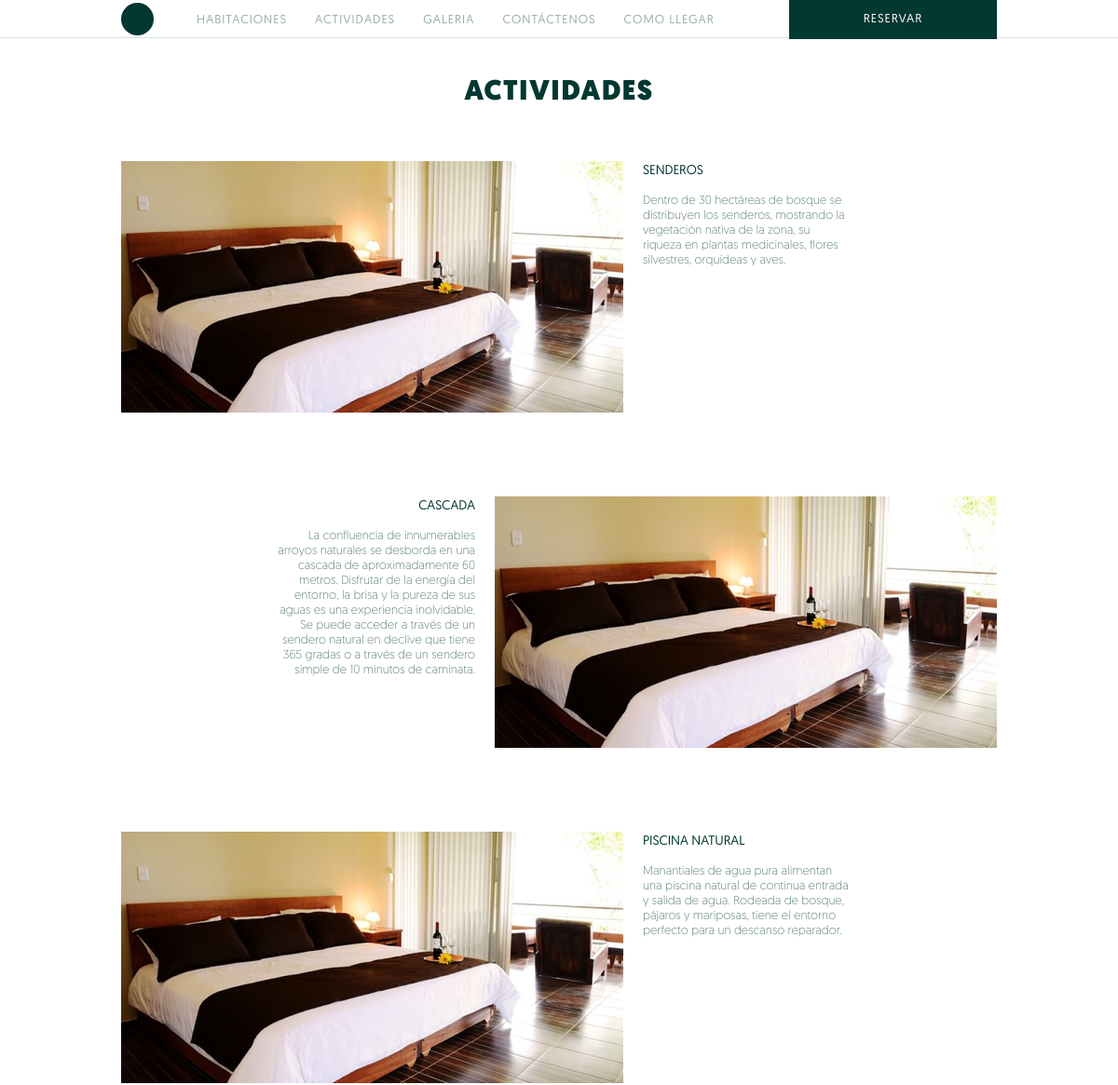
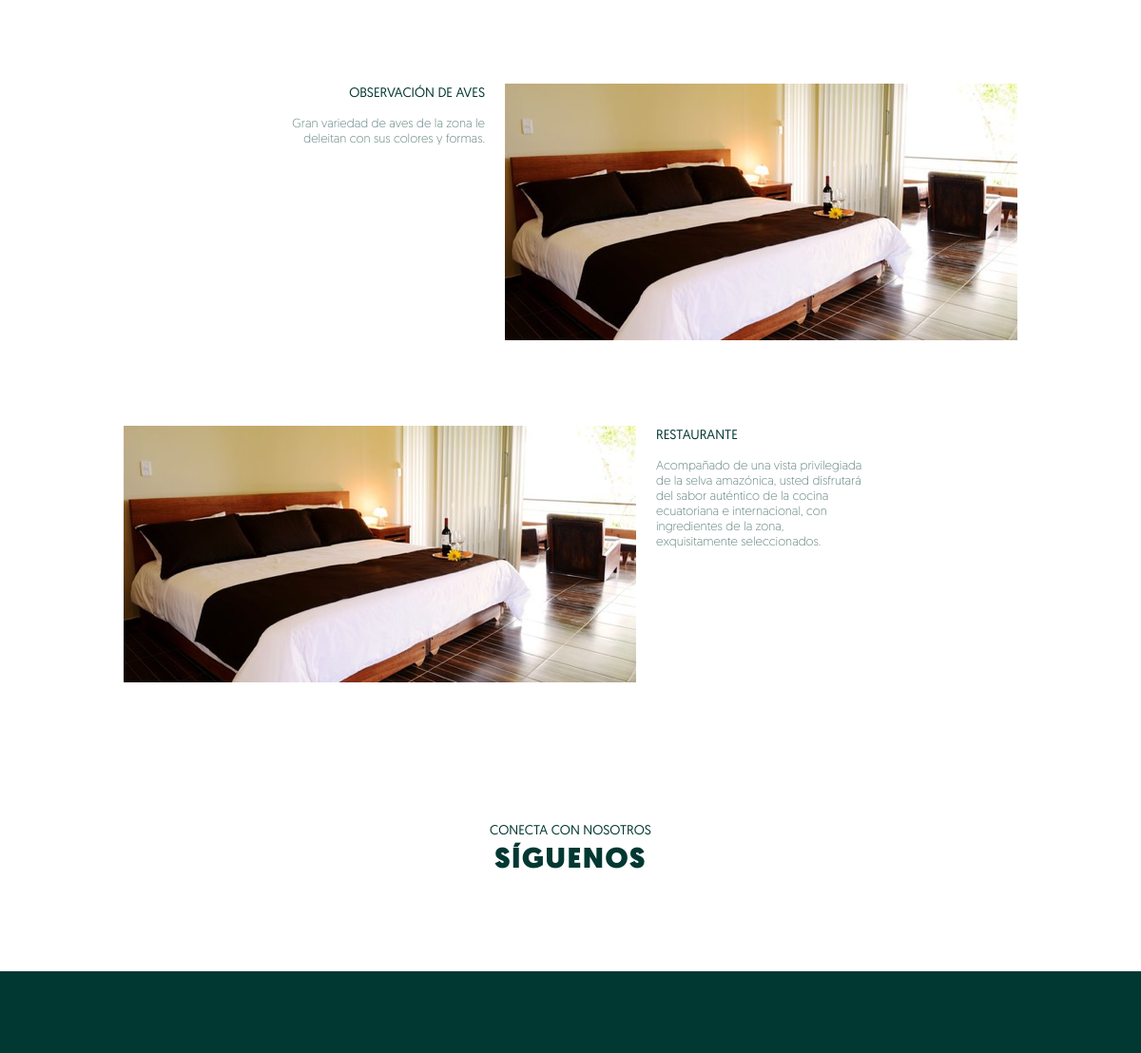
The page /index.php/activities on the database its author committed (2 pictures, top to bottom).
### tables this page shows
CREATE TABLE IF NOT EXISTS `activities` (
  `id` int(100) NOT NULL AUTO_INCREMENT,
  `name` varchar(5000) NOT NULL,
  `description` varchar(5000) NOT NULL,
  `img` varchar(5000) NOT NULL,
  PRIMARY KEY (`id`)
);

### application/controllers/activities.php (called while the page is built)
<?php if ( ! defined('BASEPATH')) exit('No direct script access allowed');
class Activities extends CI_Controller {
	public function index()
	{
		$this->load->model('activities_model');
		$data['activities'] = $this->activities_model->getActivities();
		$this->load->view('activities', $data);
	}
}

### index.php (called while the page is built, shortened)
<?php
require_once BASEPATH.'core/CodeIgniter.php';

### application/helpers/utility_helper.php (called while the page is built, shortened)
<?php
function asset_url(){
	return base_url().'assets/';
}
?>

### application/models/activities_model.php (called while the page is built, shortened)
<?php
class Activities_model extends CI_Model {
	function getActivities(){
		$this->db->order_by('id', 'ASC');
		return  $this->db->get('activities')->result();
	}
}
?>

### application/views/activities.php (the view, shortened to what this page needs)
<?php
include("inc/header.php");
?>
</head>
<body>
<?php
include("inc/menu-scroll.php");
?>
<div class="content">
	<h1 style="margin-bottom: 55px;">
		ACTIVIDADES
	</h1>
		<?php
		$count = 0;
		foreach ($activities as $activity) {
			if (++$count%2){
		?>
				<div class="description-content-row clear-fix">
					<div class="img-panel left"><img src="<?php echo asset_url(); ?>img/activities/<?php echo $activity->img ?>" alt="<?php echo $activity->name ?>"/></div>
					<div class="description-panel right">
						<h2><?php echo $activity->name ?></h2>
						<p><?php echo $activity->description ?></p>
					</div>
				</div>
		<?php
			}
			else {
		?>
				<div class="description-content-row clear-fix">
					<div class="description-panel left">
						<h2><?php echo $activity->name ?></h2>
						<p><?php echo $activity->description ?></p>
					</div>
					<div class="img-panel right"><img src="<?php echo asset_url(); ?>img/activities/<?php echo $activity->img ?>" alt="<?php echo $activity->name ?>"/></div>
				</div>
		<?php
			}
		}
		?>
</div>
<?php
include("inc/home-footer.php");
?>

### application/views/inc/header.php (shortened to what this page needs)
<!DOCTYPE html>
<html lang="en">
<head>
	<link rel="stylesheet" href="<?php echo asset_url(); ?>css/style.min.css"/>

### application/views/inc/menu-scroll.php
<div id="menu-scroll">
	<div class="center">
		<div class="logo"></div>
		<a href="/rooms">HABITACIONES</a>
		<a href="/activities">ACTIVIDADES</a>
		<a href="/gallery">GALERIA</a>
		<a href="/contact">CONTÁCTENOS</a>
		<a href="#">COMO LLEGAR</a>
		<a href="#" class="button">RESERVAR</a>
	</div>
</div>

### application/views/inc/home-footer.php (shortened to what this page needs)
<div id="home-footer">
	<div class="contact">
		<h2>CONECTA CON NOSOTROS</h2>
		<h1>SÍGUENOS</h1>
		<div class="social">
		</div>
	</div>
</div>
</body>
</html>

### rows shown on the page
activities: img (picture), name "SENDEROS", description "Dentro de 30 hectáreas de bosque se distribuyen los senderos, mostrando la vegetación nativa de la zona, su riqueza en plantas medicinales, flores silvestres, orquídeas y aves."
activities: name "CASCADA", description "La confluencia de innumerables arroyos naturales se desborda en una cascada de aproximadamente 60 metros. Disfrutar de la energía del entorno, la brisa y la pureza de sus aguas es una experiencia inolvidable. Se puede acceder a través de un sendero natural en declive que tiene 365 gradas o a través de un sendero simple de 10 minutos de caminata.", img (picture)
activities: img (picture), name "PISCINA NATURAL", description "Manantiales de agua pura alimentan una piscina natural de continua entrada y salida de agua. Rodeada de bosque, pájaros y mariposas, tiene el entorno perfecto para un descanso reparador."
activities: name "OBSERVACIÓN DE AVES", description "Gran variedad de aves de la zona le deleitan con sus colores y formas.", img (picture)
activities: img (picture), name "RESTAURANTE", description "Acompañado de una vista privilegiada de la selva amazónica, usted disfrutará del sabor auténtico de la cocina ecuatoriana e internacional, con ingredientes de la zona, exquisitamente seleccionados."
